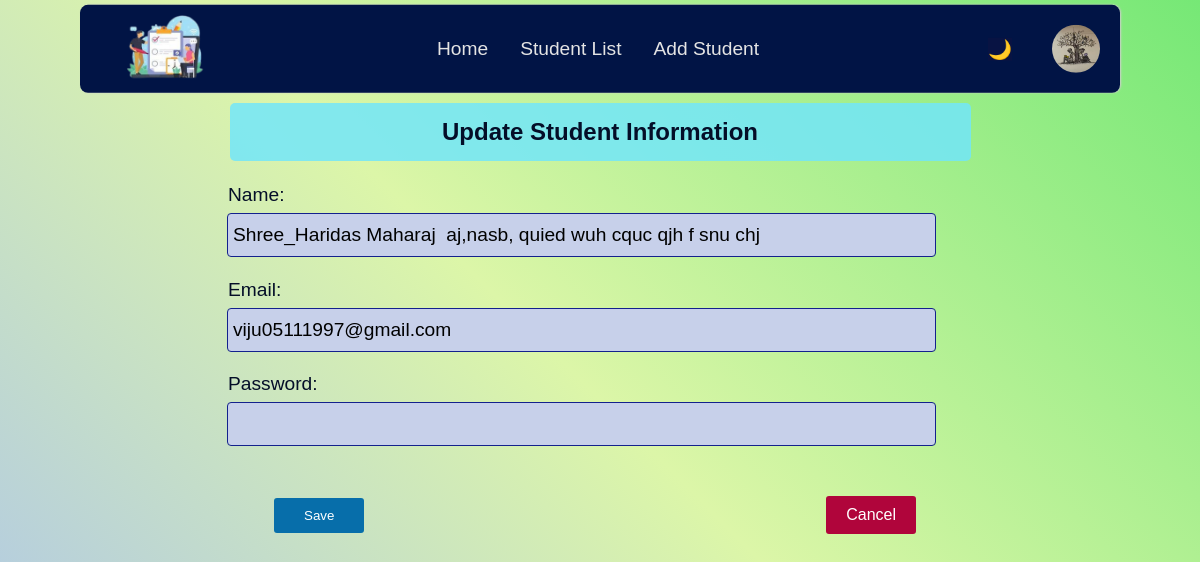
Screenshot of /update/6/ with the database file from the repository.
### core/models.py (models this page shows)
class Student(models.Model):
  name = models.CharField(max_length=60)
  email = models.EmailField(max_length=100)
  password = models.CharField(max_length=50)

### core/views.py (the view)
# urls.py: path('update/<int:stud_id>/', views.update, name='update'),
def update(request, stud_id):
  student = Student.objects.get(pk=stud_id)
  if request.method == 'POST':
    form = StudentRegistration(request.POST, instance=student)
    if form.is_valid():
      nm = form.cleaned_data['name']
      em = form.cleaned_data['email']
      pswd = form.cleaned_data['password']
      student = Student(id=stud_id, name=nm, email=em, password=pswd)
      student.save()
  else:
    form = StudentRegistration(instance=student)
  return render(request, 'core/update.html', context={'form': form, })

### core/forms.py
class StudentRegistration(forms.ModelForm):
  class Meta:
    model = Student
    fields = ['name', 'email', 'password']
    error_messages = {
      'name': {'required':'Enter Your Full Name !'},
      'email': {'required':'Enter Your Email !'},
      'password': {'required':'Enter Your Password !'},
    }
    widgets = {
      'password': forms.PasswordInput()
    }

### core/templates/core/update.html (shortened to what this page needs)
{% extends "core/base.html" %}
{% block main %}
  <section class="update-student">
    <h2>Update Student Information</h2>
    <form action="" method='POST' novalidate>
      {% for field in form %}
        <div class='input-field-wrapper'>
          {{field.label_tag}}
          {{field}}
        </div>
      {% endfor %}
     <div class="confirm-action-buttons">
        <div class="buttons">
          <button class='add-button update-button' type="submit">Save</button>
        </div>
        <a class='back-button' href="{% url 'student_list' %}">Cancel</a>
      </div>
    </form>
  </section>
{% endblock main %}

### core/static/core/css/core.css (style rules this page uses)
:root { --theme-dark: #011445; --theme-light: #c7d0ea; }
* { font-family: sans-serif; box-sizing: border-box; border: none; padding: 0; margin: 0; }
body { min-height: 100vh; width: 100vw; }
body.theme-light { background: linear-gradient(45deg, #abc3ed, #dcf6a8, rgb(118, 232, 118)); color: #040e28; }
a { cursor: pointer; text-decoration: none; color: #e4e4e4; font-size: 1rem; }
form { width: 100%; margin: 0.5rem auto; padding: 10px; display: flex; flex-direction: column; align-items: center; row-gap: 0.5rem; }
.input-field-wrapper { width: 100%; margin: 0 auto; font-size: 1.2rem; padding: 0.2rem 0.5rem; }
.input-field-wrapper input { padding: 10px 0; margin: 0.5rem 0; width: 95%; font-size: 1.2rem; outline: 1px solid #13218d; text-indent: 5px; border-radius: 3px; background-color: var(--theme-light); }
.add-button { padding: 10px 30px; background-color: #076eaa; border-radius: 3px; color: #fff; cursor: pointer; }
section.update-student { max-width:800px; padding: 10px; margin: 0 auto; }
section.update-student h2 { margin: 5px auto 10px; padding: 15px 10px; width:95%; border-radius: 5px; background-color: #72e6fbd6; text-align: center; font-weight: 600; }
.back-button { text-decoration: none; font-size: 1rem; margin: 0 10px; background-color: #b0053b; padding: 10px 20px; border-radius: 3px; color: #fff; cursor: pointer; }
.confirm-action-buttons { display: flex; justify-content: space-between; align-items: center; margin: 1rem auto; padding: 1rem; width: 90%; }

### rows the page displays
Student: form "Shree_Haridas Maharaj aj,nasb, quied wuh cquc qjh f snu chj" "viju05111997@gmail.com"

### other values shown
{{ field.label_tag }} "Name:" "Email:" "Password:"
